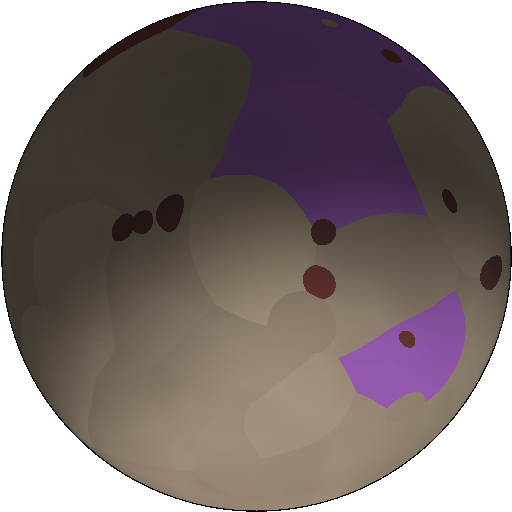
#> input picture data/planet_images/v4_08de921d7987d2dd922f691c8e07b099602782a480dc18daed42751c978fc90a.png, 512 x 512 px
$ python process_surface_boat.py ../data/planet_images/v4_08de921d7987d2dd922f691c8e07b099602782a480dc18daed42751c978fc90a.png ../data/planet_images/v4_0c221dc23643bbb3d578a36ca09be2617e31c2d3e6d6251ee2b98cdcf5afadcd.png
#> lines starting #> are read from the running program, lines starting #| are printed output that depends on the picture; after the words box and inside, x2 and y2 are one past the last pixel; in counts of white or black regions, pixels touching at a corner belong together
#> in main, img is the input picture: PIL image 512x512 RGBA; mean R, G, B, A 73.3, 61.8, 61.2, 199
### tools/process_ship.py
# -*- coding: utf-8 -*-
# Обработка кораблей Juggernaut XL: вырезание фона ПО ЦВЕТУ (фон ровный тёмный ~21,23,26),
# кадрирование, вписывание в 200x200, нормализация ориентации (нос вправо), сглаживание границ.
# Использование: python process_ship.py <in.png> <out.png> [--no-orient] [--smooth N] [--canvas N]
#                [--bg-dark N] [--keep-warm] [--keep-parts]
import sys
from PIL import Image, ImageOps
import numpy as np
from scipy import ndimage

CANVAS = 200
PAD = 6
BG_TOL = 40  # допуск расстояния до цвета фона

# --canvas N: финальный размер кандидата (200 — полный, 100 — эскиз 98c:
# быстрее и легче, ловит форму/стиль до полного прогона).
if '--canvas' in sys.argv:
    i = sys.argv.index('--canvas')
    CANVAS = int(sys.argv[i + 1])

NO_ORIENT = '--no-orient' in sys.argv
SMOOTH = 2
# --bg-dark N: вырезать фон ПО ЯРКОСТИ (всё, что темнее порога N) вместо цвета углов.
# Нужно для живописных аватаров, где фон — тёмный градиент, а не ровный цвет.
BG_DARK = None
if '--bg-dark' in sys.argv:
    i = sys.argv.index('--bg-dark')
    BG_DARK = int(sys.argv[i + 1])

# --keep-warm: НЕ вырезать «тёплые» пиксели (кожа/лицо), даже если близки к фону.
# Решает вырезание одежды цвета фона у портретов людей.
KEEP_WARM = '--keep-warm' in sys.argv

# --keep-parts: сохранять не только крупнейший компонент, но и отделённые тёмным
# швом детали (крыло/спутник/модуль): площадь >= 8 % крупнейшего и центр в
# пределах 0.6 высоты его bbox. По умолчанию выключено (студия зовёт без флага).
KEEP_PARTS = '--keep-parts' in sys.argv
KEEP_PARTS_MIN_SHARE = 0.08
KEEP_PARTS_MARGIN = 0.6


def is_warm_rgb(r, g, b):
    """Тёплый тон (кожа/лицо): R > B и R заметно доминирует. Массив-безопасно."""
    return (r - b > 18) & (r > 60)


def estimate_background(arr):
    """Робастная модель фона: квадратичная поверхность (плоскость/градиент/
    виньетка), подогнанная по периметру кадра (внешние 5 % ширины/высоты).
    Ровный тёмный фон даёт почти константу — результат совпадает со старой
    оценкой по углам; светлый неоднородный фон (градиент) описывается
    поверхностью, и вырез не «съедает» светлый корпус. Двухпроходный
    МНК-фит с отбрасыванием 15 % выбросов (детали корпуса, задевшие рамку)."""
    h, w, _ = arr.shape
    m = max(4, int(0.05 * min(h, w)))
    ring = np.zeros((h, w), bool)
    ring[:m, :] = ring[-m:, :] = True
    ring[:, :m] = ring[:, -m:] = True
    ys, xs = np.nonzero(ring)
    xn = (xs - w * 0.5) / (w * 0.5)
    yn = (ys - h * 0.5) / (h * 0.5)
    terms = np.column_stack([np.ones(ys.size), xn, yn, xn * xn, yn * yn, xn * yn])
    coef = np.zeros((3, 6))
    for ch in range(3):
        y = arr[:, :, ch][ring].astype(np.float64)
        c, *_ = np.linalg.lstsq(terms, y, rcond=None)
        res = np.abs(y - terms @ c)
        keep = res <= np.percentile(res, 85)
        if keep.sum() >= 12:
            c, *_ = np.linalg.lstsq(terms[keep], y[keep], rcond=None)
        coef[ch] = c
#> this loop made 3 passes
#> after the loop, coef = [[79.27, 0.0305, -1.3, -50.77, -56.5, -0.763], [61.59, -0.188, -0.614, -36.42, -47.02, -0.784], [72.83, 0.0288, -2.07, -51.4, -46.85, -0.728]]
    xs_all = np.arange(w, dtype=np.float64)
    ys_all = np.arange(h, dtype=np.float64)
    xn2 = ((xs_all - w * 0.5) / (w * 0.5))[None, :]
    yn2 = ((ys_all - h * 0.5) / (h * 0.5))[:, None]
    plane = np.empty((h, w, 3), np.float32)
    for ch in range(3):
        a, b, cc, d, e, f = coef[ch]
        plane[:, :, ch] = (a + b * xn2 + cc * yn2 + d * xn2 * xn2 + e * yn2 * yn2 + f * xn2 * yn2).astype(np.float32)
#> this loop made 3 passes
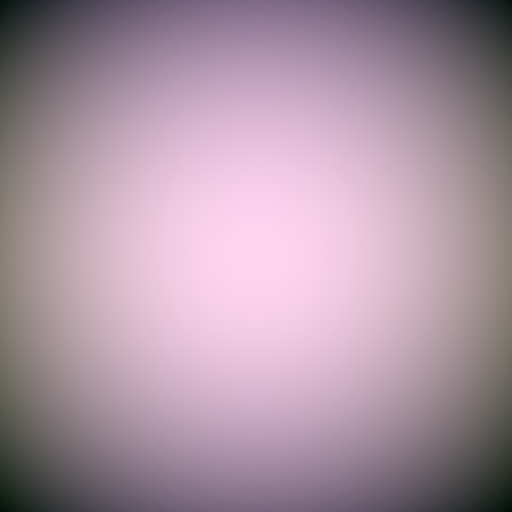
#> plane: shape (512, 512, 3) float32; mean of channels 0, 1, 2 43.5, 33.8, 40.1; drawn with min black and max white
    return plane


def remove_bg_by_color(img):
    """Всё, что близко к цвету фона (ровный/градиентный), -> прозрачное."""
    arr = np.array(img.convert('RGB')).astype(np.int16)
    plane = estimate_background(arr)
    diff = np.abs(arr.astype(np.float32) - plane).sum(axis=2)
    mask = diff <= BG_TOL
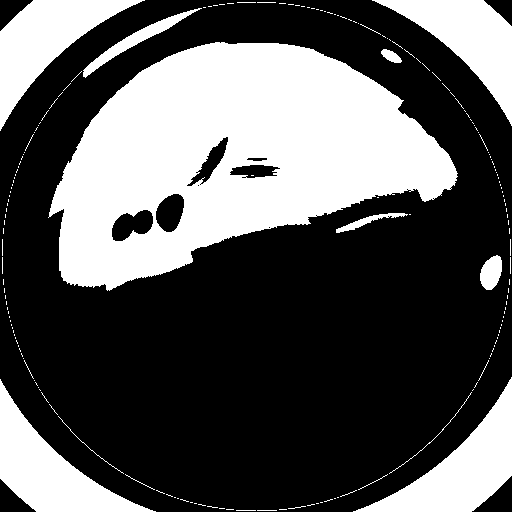
#> mask: shape (512, 512) bool; 34.7% white; 181 white regions (164 under 20 px), largest, box (x1, y1, x2, y2) and area: (48, 42, 458, 291) 59757, (353, 377, 512, 512) 7404, (0, 379, 156, 512) 7206
    out = np.array(img.convert('RGBA'))
    out[mask] = (0, 0, 0, 0)
    return Image.fromarray(out)


# [25 lines left out: functions remove_bg_by_dark, remove_bg_with_keep_warm, not called in this run]


def keep_largest_component(img, keep_parts=False):
    """Оставить только крупнейший связный компонент, остальное -> прозрачное.
    С keep_parts=True дополнительно оставляются детали, отделённые тёмным швом
    (крыло/спутник/модуль): площадь >= 8 % крупнейшего и центр в пределах
    0.6 высоты его bbox. Мелкий «мусор» и далёкие обрывки вырезаются как раньше."""
#> called with keep_parts = True
    arr = np.array(img.convert('RGBA'))
    alpha = arr[:, :, 3]
#> alpha: shape (512, 512); 54% white; 9 black regions (3 under 20 px), largest, box (x1, y1, x2, y2) and area: (48, 42, 458, 291) 59757, (0, 0, 512, 512) 45389, (257, 257, 512, 512) 14442, (480, 255, 502, 290) 561, (336, 213, 408, 233) 364, (381, 49, 402, 63) 173
    mask = alpha > 40
    if mask.sum() == 0:
        return img
    labels, num = ndimage.label(mask)
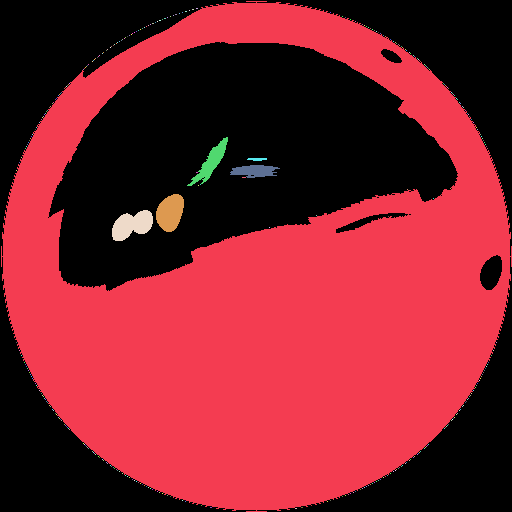
#> labels: shape (512, 512) int32; 357 distinct labels, from 0 to 356; one colour per label, 0 black
#> num = 356
    if num <= 1:
        return img
    counts = np.bincount(labels.ravel())
#> counts = 357 values, max 138370 at index 1, min 1 at index 4, mean 734.3
    counts[0] = 0
    biggest = int(np.argmax(counts))
#> biggest = 1
    keep = labels == biggest
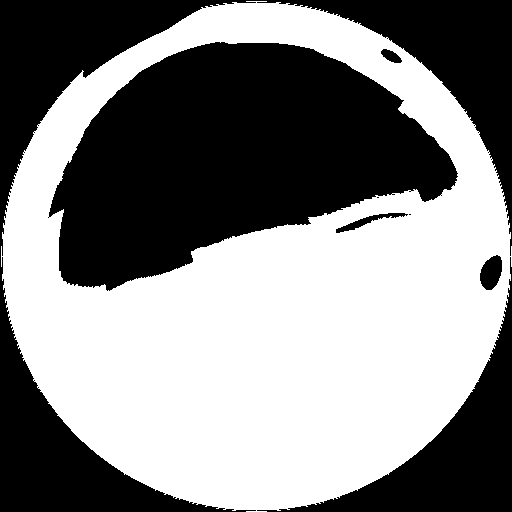
#> keep: shape (512, 512) bool; 52.8% white; 8 black regions (2 under 20 px), largest, box (x1, y1, x2, y2) and area: (48, 42, 458, 291) 62490, (0, 0, 512, 512) 45650, (257, 257, 512, 512) 14531, (480, 255, 502, 290) 561, (336, 213, 408, 233) 365, (381, 49, 402, 63) 173
    if keep_parts:
        ys, xs = np.where(keep)
        x0, y0, x1, y1 = xs.min(), ys.min(), xs.max(), ys.max()
#> x0 = 1; y0 = 1; x1 = 511; y1 = 511
        margin = KEEP_PARTS_MARGIN * (y1 - y0)
#> margin = 306
        threshold = KEEP_PARTS_MIN_SHARE * counts[biggest]
#> threshold = 11069.6
        for lb in range(1, num + 1):
            if lb == biggest or counts[lb] < threshold:
                continue
            cy, cx = ndimage.center_of_mass(mask, labels, lb)
            if x0 - margin <= cx <= x1 + margin and y0 - margin <= cy <= y1 + margin:
                keep = keep | (labels == lb)
    arr[~keep] = (0, 0, 0, 0)
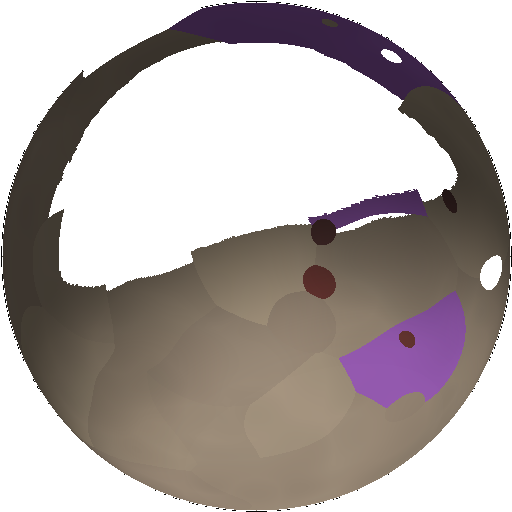
#> arr: shape (512, 512, 4); mean R, G, B, A 58.4, 50.1, 47.8, 134.6; transparent parts drawn white
    return Image.fromarray(arr)


def smooth_edges(img, radius=2):
    """Сгладить границы силуэта: закрытие (дыры) + открытие (зубцы)."""
    arr = np.array(img.convert('RGBA'))
    alpha = arr[:, :, 3]
    mask = alpha > 40
    if mask.sum() == 0:
        return img
    closed = ndimage.binary_closing(mask, structure=np.ones((radius * 2 + 1, radius * 2 + 1)))
    opened = ndimage.binary_opening(closed, structure=np.ones((radius + 1, radius + 1)))
    arr[:, :, 3] = np.where(opened, 255, 0)
    return Image.fromarray(arr)


# [26 lines left out: functions crop_to_content, normalize_orientation, not called in this run]


def fit_canvas(img, canvas=CANVAS):
    return ImageOps.pad(img, (canvas, canvas), color=(0, 0, 0, 0), centering=(0.5, 0.5))


# [20 lines left out: function main, not called in this run]


# [2 lines that do not run on import are left out]

### tools/process_surface_boat.py
# -*- coding: utf-8 -*-
# Постобработка спрайта лодки прогулки (ЧК6.3). ТЗ: art_surface_boat.md §4.5.
#
# Отличие от process_ship.py / process_belt_rock.py: НЕ кроп по bbox + центрирование
# в квадрат (это сломало бы точную линию воды). Режем РОВНО фиксированную рамку R
# (карту кадра) и масштабируем в 204x120, поэтому вода садится в y=84.
#
# Использование:
#   python process_surface_boat.py <in.png> <out.png> [--frame x0,y0,x1,y1] [--tol N]
import os, sys

sys.path.insert(0, os.path.dirname(os.path.abspath(__file__)))
import numpy as np
from PIL import Image
from scipy import ndimage
import process_ship as ps

DEFAULT_FRAME = (36, 232, 988, 792)  # R в холсте 1024 (аспект 34:20)
OUT_W, OUT_H = 204, 120
WATER_Y = 84
BASE_SRC = 1024.0

frame = DEFAULT_FRAME
if '--frame' in sys.argv:
    frame = tuple(int(t) for t in sys.argv[sys.argv.index('--frame') + 1].split(','))
tol = 40
if '--tol' in sys.argv:
    tol = int(sys.argv[sys.argv.index('--tol') + 1])


def fill_holes(img):
    """Внутренние прозрачные дырки (не связанные с фоном) — цветом ближайшего
    непрозрачного пикселя. Тёмное ложе/швы не должны стать сквозными."""
    arr = np.array(img.convert('RGBA'))
    opaque = arr[:, :, 3] > 40
    if opaque.all() or not opaque.any():
        return img
    inv = ~opaque
    labels, _ = ndimage.label(inv)
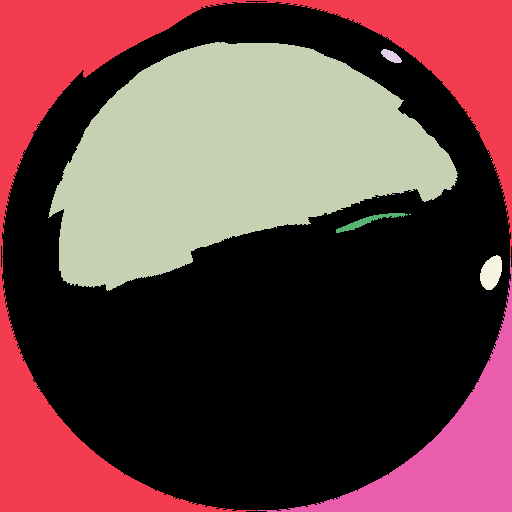
#> labels: shape (512, 512) int32; 23 distinct labels, from 0 to 22; one colour per label, 0 black
    border = set(np.unique(np.concatenate([labels[0, :], labels[-1, :],
                                           labels[:, 0], labels[:, -1]])))
#> border = 3 items
    border.discard(0)
    holes = inv & ~np.isin(labels, list(border)) if border else inv
    if not holes.any():
        return img
    _, ind = ndimage.distance_transform_edt(inv, return_indices=True)
    arr[holes] = arr[ind[0][holes], ind[1][holes]]
    return Image.fromarray(arr)


def main(in_path, out_path):
    img = Image.open(in_path)
    ps.BG_TOL = tol
    img = ps.remove_bg_by_color(img)
    img = ps.keep_largest_component(img, keep_parts=True)
    img = fill_holes(img)
    img = ps.smooth_edges(img, 2)

    # Рез ровно рамки R (при Hi-Res координаты масштабируются пропорционально).
    sx = img.width / BASE_SRC
    x0, y0, x1, y1 = frame
    box = (int(round(x0 * sx)), int(round(y0 * sx)),
           int(round(x1 * sx)), int(round(y1 * sx)))
    img = img.crop(box)
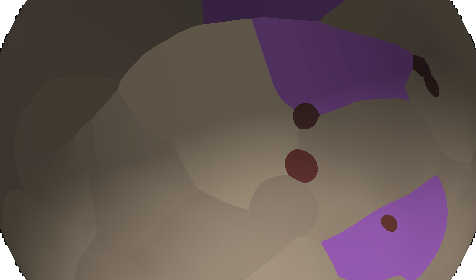
#> img: PIL image 476x280 RGBA; mean R, G, B, A 94.6, 80, 78.7, 250.6; transparent parts drawn white
    img = img.resize((OUT_W, OUT_H), Image.LANCZOS)  # --no-orient: нос вправо задан силуэтом
#> img: PIL image 204x120 RGBA

    d = os.path.dirname(out_path)
    if d:
        os.makedirs(d, exist_ok=True)
    img.save(out_path, 'PNG')

    arr = np.array(img.convert('RGBA'))
    water = int((arr[WATER_Y, :, 3] > 40).sum())
#> water = 204
    ys = np.where(arr[:, :, 3] > 40)[0]
    bottom = int(ys.max()) if ys.size else -1
#> bottom = 119
    print('Saved: %s (%dx%d) water_y=%d opaque=%d bottom_row=%d'
          % (out_path, img.size[0], img.size[1], WATER_Y, water, bottom))
#| Saved: ../data/planet_images/v4_0c221dc23643bbb3d578a36ca09be2617e31c2d3e6d6251ee2b98cdcf5afadcd.png (204x120) water_y=84 opaque=204 bottom_row=119
    if img.size != (OUT_W, OUT_H):
        print('WARN: size != %dx%d' % (OUT_W, OUT_H))
    if water < 3:
        print('WARN: no hull pixels on water line y=%d' % WATER_Y)


if __name__ == '__main__':
    main(sys.argv[1], sys.argv[2])

$ run again, on data/planet_images/v4_2f7cfae32e97c41668f49e125b527940cb25449fe738a99641365f30e9143383.png
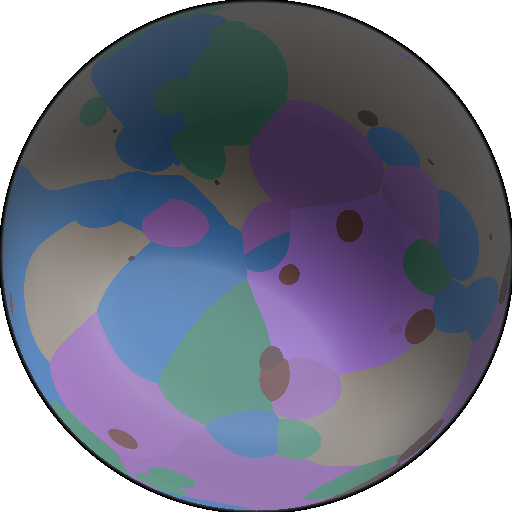
#> input picture data/planet_images/v4_2f7cfae32e97c41668f49e125b527940cb25449fe738a99641365f30e9143383.png, 512 x 512 px
#> in main, img is the input picture: PIL image 512x512 RGBA; mean R, G, B, A 72.3, 74.3, 91.5, 202.9
#> the loop in estimate_background, `for ch in range(3):` made 3 passes
#> after the loop in estimate_background, `for ch in range(3):`: coef = [[130.7, 0.722, 2.44, -92.56, -83.34, -1.21], [117.4, 0.755, -1.35, -78.66, -79.94, 0.0322], [131.4, 0.466, 1.01, -88.88, -88.27, 1.18]]
#> the loop in estimate_background, `for ch in range(3):` made 3 passes
#> out: shape (512, 512, 4); 6.59% of pixels changed, all inside (x1, y1, x2, y2) = (1, 1, 512, 512)
#> num = 8
#> counts = [70805, 2307, 188244, 13, 20, 1, 1, 752, 1]
#> biggest = 2
#> keep: shape (512, 512) bool; 71.8% white; 13 black regions (4 under 20 px), largest, box (x1, y1, x2, y2) and area: (0, 0, 512, 512) 58588, (199, 30, 470, 246) 9510, (63, 97, 122, 185) 3451
#> x1 = 510
#> margin = 304.8
#> threshold = 15059.5
#> border = 1 item
#> holes: shape (512, 512) bool; 5.8% white; 12 white regions (4 under 20 px), largest, box (x1, y1, x2, y2) and area: (199, 30, 470, 246) 9510, (63, 97, 122, 185) 3451, (259, 346, 290, 398) 1271
#> closed: shape (512, 512) bool; 77.6% white; 1 black region, box (x1, y1, x2, y2) and area: (0, 0, 512, 512) 58652
#> in main, `img = img.crop(box)`:
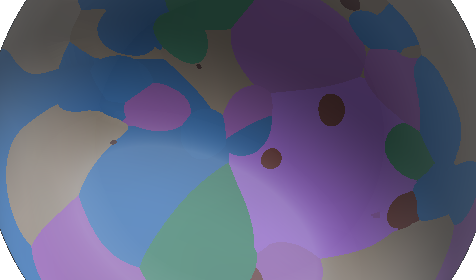
#> img: PIL image 476x280 RGBA; mean R, G, B, A 87.7, 90.3, 116.6, 250.6; transparent parts drawn white
#> water = 204
#> bottom = 119
#| Saved: ../data/planet_images/v4_2f7cfae32e97c41668f49e125b527940cb25449fe738a99641365f30e9143383.png (204x120) water_y=84 opaque=204 bottom_row=119
